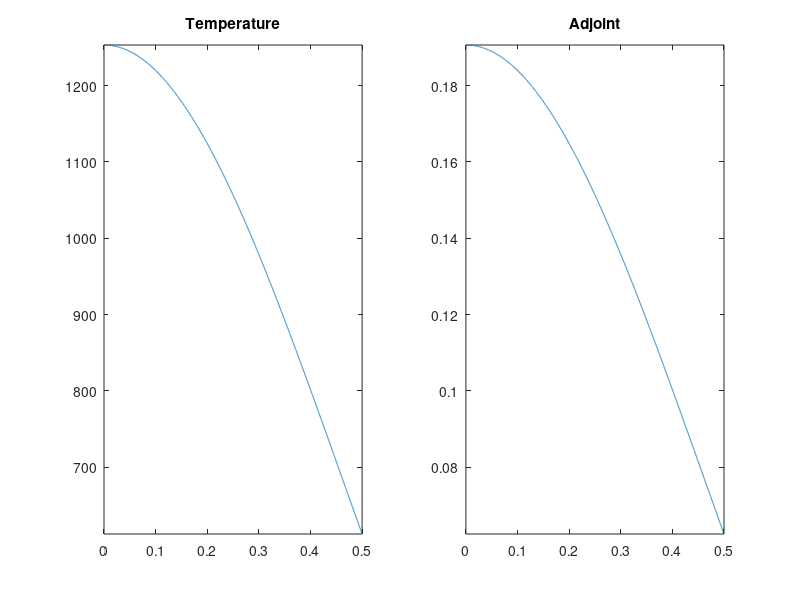

Here is the MATLAB script that generated this plot: (Note: this script raises an error after producing the figure.)
function hc_nonlinear_analytical
clc; close all;

% problem definition
% -d/dx (k(T) dT/dx) = q  with k(T)=a/(b+T)+c
% dTdx|_0=0 and -k.dTdx|_L=h(T(L)-T_inf)
L=0.5; q=10000; T_inf=300; h=16; a=2150; b=200;c=1.05*0; cond = @(T) a./(T+b)+c;
% region of interest
% direc at 0
% 
do_plot = true;

%%%%%%%%%%%%%%%%%%%%%%%%%%%%%%%%%%%%%%%%%%%%%%%%%%%%%%%%%%
% solve forward problem for unperturbed temperature
%%%%%%%%%%%%%%%%%%%%%%%%%%%%%%%%%%%%%%%%%%%%%%%%%%%%%%%%%%
% int_0^x (eq) = -k.dT/dx = qx  
%   ==> -k.dTdx|_L=qL=h(T(L)-T_inf) ==>  T(L)=(qL/h+T_inf)
% int_x^L (new.eq) => nonlinear solve: a Ln((b+T(x))/b+T_L) + c(T(x)-T_L) = q/2.(L^2-x^2)
%
T_L=q*L/h+T_inf;
%
if (abs(c)>eps)
    my_fun = @(T,x) a*log((b+T)/(b+T_L))+c*(T-T_L)-q/2*(L^2-x^2);
    x=linspace(0,L,1000);
    for i=1:length(x)
        T(i) = fsolve(@(T) my_fun(T,x(i)),T_L,optimoptions('fsolve','Display','off'));
    end
    plot(x,T);
    error('cannot continue with c/=0. no closed form for T(x)');
else
    fh_T = @(x) -b+(b+T_L)*exp(q/2/a*(L^2-x.^2));
    fh_dTdx = @(x) (-q*x)./(cond(fh_T(x)));
    % plot temperature
    if do_plot
        x=linspace(0,L,10000);
        figure(1); 
        subplot(1,2,1); plot(x,fh_T(x)); axis tight; title('Temperature');
%         subplot(1,2,2); plot(x,fh_dTdx(x)); axis tight; title('Temperature');
    end
end

% compute functional using forward solution
% qoi response. r is used in compute adjoint. fh_r is used for the QoI
% using fh_T. Always make sure that r and fh_r(x) are consistent!
x1=0; x2=L;
r=1/(x2-x1);
fh_r = @(x) (x<x1).*0 + (x>=x1&x<x2).*r + (x>=x2).*0;

J_for = integral(@(x) fh_T(x).*fh_r(x),x1,x2);

%%%%%%%%%%%%%%%%%%%%%%%%%%%%%%%%%%%%%%%%%%%%%%%%%%%%%%%%%%
% solve adjoint problem
%%%%%%%%%%%%%%%%%%%%%%%%%%%%%%%%%%%%%%%%%%%%%%%%%%%%%%%%%%
% -d/dx (k(T) dphi/dx) = r(x) = 1/L
% dphidx|_0=0 and -k.dTdx|_L=h(phi(L)-phi_inf)=h.phi(L)
%
% int_0^x (eq) = -k.dphi/dx = x/L
% int_x^L (new.eq) => phi(x) = phi(L) + int_x^L  x/k(T(x))/L 
% bc: -k(T(L))  dphidx|_L = 1 = h.phi(L)

phi_L = 1/h;
for i=1:length(x)
    phi(i) = phi_L + integral(@(x) x./(cond(fh_T(x)))/L, x(i),L);
end
% plot adjoint
if do_plot
    subplot(1,2,2); plot(x,phi); axis tight; title('Adjoint');
end
% compute functional using adjoint
int_phi = dot( (phi(1:end-1)+phi(2:end))/2 , diff(x) ); 
J_adj_vol = q * int_phi;
J_adj_rob = h*T_inf*phi_L;
J_adj = J_adj_vol + J_adj_rob;
%%%%%%%%%%%%%%%%%%%%%%%%%%%%%%%%%%%%%%%%%%%%%%%%%%%%%%%%%%
% QoI values
%%%%%%%%%%%%%%%%%%%%%%%%%%%%%%%%%%%%%%%%%%%%%%%%%%%%%%%%%%
fprintf('Unperturbed QoI values: \nForward %g\nAdjoint %g\n',J_for,J_adj);
fprintf('Splitting the adjoint values:\n\tvolume  \t%g\n\tRobin bc\t%g\n',...
    J_adj_vol,J_adj_rob);
% check if bc is verified...
-(phi(end)-phi(end-1))/(x(end)-x(end-1))*cond(fh_T(x(end)))-1
%%%%%%%%%%%%%%%%%%%%%%%%%%%%%%%%%%%%%%%%%%%%%%%%%%%%%%%%%%
% create perturbation 
%%%%%%%%%%%%%%%%%%%%%%%%%%%%%%%%%%%%%%%%%%%%%%%%%%%%%%%%%%
% save values
fh_T0 = fh_T; fh_dT0dx = fh_dTdx; J_for0 = J_for;
% save unperturbed parameters
k0=k; q0=q; h0=h; T_dir0=T_dir; T_inf0=T_inf;
% perturbed values
pert = 1e-1;
q     = q0     * (1 + pert*1); 
k     = k0     * (1 + pert*1);
h     = h0     * (1 + pert*1);
T_dir = T_dir0 * (1 + pert*1);
T_inf = T_inf0 * (1 + pert*1);
%
q1 = q-q0; h1 = h-h0; k1 = k-k0;
T_dir1=T_dir-T_dir0; T_inf1=T_inf-T_inf0;

%%%%%%%%%%%%%%%%%%%%%%%%%%%%%%%%%%%%%%%%%%%%%%%%%%%%%%%%%%
% solve forward problem for perturbed temperature
%%%%%%%%%%%%%%%%%%%%%%%%%%%%%%%%%%%%%%%%%%%%%%%%%%%%%%%%%%
[fh_T,fh_dTdx] = compute_temperature(a,b,k,q,T_dir,h,T_inf);
if do_plot
    subplot(1,2,1); hold all; plot(x,fh_T(x)); axis tight; hold off; 
end
J_for = integral(@(x) fh_T(x).*fh_r(x),x1,x2);
fprintf('\nPerturbed QoI values: \nForward %g\n',J_for);
% forward sensitivity
dJ_for = (J_for - J_for0)  ;
% verif
% [(J_for - J_for0) integral(@(x) T(x)-T0(x),x1,x2)]
%%%%%%%%%%%%%%%%%%%%%%%%%%%%%%%%%%%%%%%%%%%%%%%%%%%%%%%%%%
% adjoint-based sensitivity
%%%%%%%%%%%%%%%%%%%%%%%%%%%%%%%%%%%%%%%%%%%%%%%%%%%%%%%%%%
% sensivitiy due to heat source
dJ_adj_vol_src = q1 * integral(fh_phi,a,b);
% sensivitiy due to conductivity, first-order and exact
dJ_adj_vol_cond       = -k1 * integral(@(x) fh_dT0dx(x).*fh_dphidx(x),a,b);
dJ_adj_vol_cond_exact = -k1 * integral(@(x) fh_dTdx(x) .*fh_dphidx(x),a,b);
dJ_adj_dirichlet      = k0*fh_dphidx(a)*T_dir1;
dJ_adj_robin          = -h1*fh_T0(b)*fh_phi(b) + (h*T_inf-h0*T_inf0)*fh_phi(b);
dJ_adj_robin_exact    = -h1*fh_T(b) *fh_phi(b) + (h*T_inf-h0*T_inf0)*fh_phi(b);

dJ_adj       = dJ_adj_vol_src + dJ_adj_vol_cond       + dJ_adj_dirichlet +dJ_adj_robin      ;
dJ_adj_exact = dJ_adj_vol_src + dJ_adj_vol_cond_exact + dJ_adj_dirichlet +dJ_adj_robin_exact;

%%%%%%%%%%%%%%%%%%%%%%%%%%%%%%%%%%%%%%%%%%%%%%%%%%%%%%%%%%
% sensitivity values
%%%%%%%%%%%%%%%%%%%%%%%%%%%%%%%%%%%%%%%%%%%%%%%%%%%%%%%%%%
fprintf('Sensitivity values:\nForward: %g\n',dJ_for);
fprintf('Adjoint:\n');
fprintf('\tAll    \t\t%g\n',dJ_adj);
fprintf('\tAll E  \t\t%g\n',dJ_adj_exact);
fprintf('\tvol.src  \t%g\n',dJ_adj_vol_src);
fprintf('\tvol.cond \t%g\n',dJ_adj_vol_cond);
fprintf('\tvol.condE\t%g\n',dJ_adj_vol_cond_exact);
fprintf('\tDirichlet\t%g\n',dJ_adj_dirichlet);
fprintf('\tRobin bc \t%g\n',dJ_adj_robin);
fprintf('\tRobin bcE\t%g\n',dJ_adj_robin_exact);

return
end
%%%%%%%%%%%%%%%%%%%%%%%%%

function [fh_T,fh_dTdx] = compute_temperature(a,b,k,q,T_dir,h,T_inf)
% Problem statement: -d/dx(k.dT/dx) = q
%                    T(a) = T_dir
%                    -k.dT/dx|_b = h(T(b) - T_inf)
%
% Analytical solution:
%      T(x) = alpha (x-a)(x-b) + beta(x-b) + gamma
%      with alpha = -q/k/2

mat = [ (a-b) 1 ; k  h];
rhs = [T_dir;  q/2*(b-a) + h*T_inf];
coef = mat\rhs;

alpha = -q/k/2; beta = coef(1); gamma = coef(2);
% function handle for temperature
fh_T = @(x) alpha*(x-a).*(x-b) + beta*(x-b) + gamma;
% function handle for derivative of temperature
fh_dTdx = @(x) alpha*(2*x-a-b) + beta;

% varargout = cell(1,nargout);
% % function handle for T and dTdx
% varargout{1} = fh_T;
% varargout{2} = fh_dTdx;
% switch nargout
%     case {1,2}
%         % nothing to do
%     case 3
%         % value at x=a
%         varargout{3} = fh_T(b);
%     case 4
%         % value at x=b
%         varargout{3} = fh_T(b);
%         % value of derivative at at x=a
%         varargout{4} = alpha*(2*a-a-b)+beta;
%     otherwise
%         error('wrong nargout in compute T');
% end        

return
end
%%%%%%%%%%%%%%%%%%%%%%%%%

function [fh_phi, fh_dphidx] = compute_adjoint(a,b,x1,x2,k,r,phi_dir,h,phi_inf)
% Problem statement: -d/dx(k.dphi/dx) = r
%                    phi(a) = phi_dir
%                    -k.dphi/dx|_b = h(phi(b) - phi_inf)
%
% Analytical solution:
% if 3 regions (r(x).ne.0 only inside the domain [a,b]:
%    phi{1}(x) = alpha{1}(x-a) + beta{1}
%    phi{2}(x) = alpha{2}(x-x1)(x-x2) + beta{2}(x-x2) + gamma{2}
%    phi{3}(x) = alpha{3}(x-b) + beta{3}
% if 2 regions (case x1=a)
%    phi{1}(x) = alpha{1}(x-a)(x-x2) + beta{1}(x-a) + gamma{1}
%    phi{2}(x) = alpha{2}(x-b) + beta{2} 
% if 2 regions (case x2=b)
%    phi{1}(x) = alpha{1}(x-a) + beta{1}
%    phi{2}(x) = alpha{2}(x-x1)(x-b) + beta{2}(x-b) + gamma{2}
% if 1 region. same as solving for T routine

my_case='not_defined';

if ( abs(a-x1)<eps && abs(b-x2)<eps )
    my_case = 'both_bd';
end
if ( abs(a-x1)<eps && abs(b-x2)>eps )
    my_case = 'left_bd';
end
if ( abs(a-x1)>eps && abs(b-x2)<eps )
    my_case = 'right_bd';
end
if ( abs(a-x1)>eps && abs(b-x2)>eps )
    my_case = 'inside';
end
% fprintf('my case is %s\n',my_case);

% analytical solution
switch my_case
    case 'inside'
        % set up linear system
        mat = zeros(6,6); rhs = zeros(6,1);
        % coef = [ a1,b1,b2,g2,a3,b3]
        alpha2 = -r/k/2;
        % fill system
        % phi{1}(a) = phi_dir = beta{1}
        mat(1,2) = 1; rhs(1) = phi_dir;
        % -k dphi{3}dx(b) = h (phi{3}(b)-phi_inf)
        % - k a3 = h(b3-phi_inf)
        mat(2,5:6) = [k h ]; rhs(2) = h*phi_inf;
        % interfaces: values
        % phi{1}(x1) = phi{2}(x1)
        % a1(x1-a)+b1 = b2(x1-x2)+g2
        mat(3,1:4) = [(x1-a) 1 -(x1-x2) -1];
        % phi{2}(x2) = phi{3}(x2)
        % g2 = a3(x2-b) +b3
        mat(4,4:6) = [1 -(x2-b) -1];
        % interfaces: derivatives
        % a1 = a2(2x-x1-x2)+b2
        mat(5,1) = 1; mat(5,3) = -1; rhs(5)= alpha2*(x1-x2);
        % a3 = a2(2x-x1-x2)+b2
        mat(6,5) = 1; mat(6,3) = -1; rhs(6)=-alpha2*(x1-x2);
        % solve system
        coef = mat\rhs;
        % assgin coefficients
        alpha1 = coef(1);
        beta1  = coef(2);
        beta2  = coef(3);
        gamma2 = coef(4);
        alpha3 = coef(5);
        beta3  = coef(6);
        % define solution per region
        phi{1} = @(x) alpha1*(x-a) + beta1;
        phi{2} = @(x) alpha2*(x-x1).*(x-x2) + beta2*(x-x2) + gamma2;
        phi{3} = @(x) alpha3*(x-b) + beta3;
        % create full-domain solution
        fh_phi = @(x) (x<x1).*phi{1}(x) + (x>=x1&x<x2).* phi{2}(x) + (x>=x2).*phi{3}(x);
        % define solution derivative per region
        dphi{1} = @(x) alpha1;
        dphi{2} = @(x) alpha2*(2*x-x1-x2) + beta2;
        dphi{3} = @(x) alpha3;
        % create full-domain solution
        fh_dphidx = @(x) (x<x1).*dphi{1}(x) + (x>=x1&x<x2).* dphi{2}(x) + (x>=x2).*dphi{3}(x);
        
    case 'left_bd'
        % set up linear system
        mat = zeros(4,4); rhs = zeros(4,1);
        % coef = [ b1,g1,a2,b2]
        alpha1 = -r/k/2;
        % fill system
        % phi{1}(a) = phi_dir = gamma{1}
        mat(1,2) = 1; rhs(1) = phi_dir;
        % -k dphi{2}dx(b) = h (phi{2}(b)-phi_inf)
        % - k a2 = h(b2-phi_inf)
        mat(2,3:4) = [k h ]; rhs(2) = h*phi_inf;
        % interfaces: values
        % phi{1}(x2) = phi{2}(x2)
        % b1(x2-a)+g1 = a2(x2-b)+b2
        mat(3,1:4) = [(x2-a) 1 -(x2-b) -1];
        % interfaces: derivative at x2
        % a1(2x-a-x2)+b1 = a1(x2-a)+b1 = a2
        mat(4,1) = 1; mat(4,3) = -1; rhs(4)= -alpha1*(x2-a);
        % solve system
        coef = mat\rhs;
        % assgin coefficients
        beta1  = coef(1);
        gamma1 = coef(2);
        alpha2 = coef(3);
        beta2  = coef(4);
        % define solution per region
        phi{1} = @(x) alpha1*(x-a).*(x-x2) + beta1*(x-a) + gamma1;
        phi{2} = @(x) alpha2*(x-b) + beta2;
        % create full-domain solution
        fh_phi = @(x) (x<x2).*phi{1}(x)  + (x>=x2).*phi{2}(x);
        % define solution derivative per region
        dphi{1} = @(x) alpha1*(2*x-a-x2) + beta1;
        dphi{2} = @(x) alpha2;
        % create full-domain solution
        fh_dphidx = @(x) (x<x2).*dphi{1}(x) + (x>=x2).*dphi{2}(x);
        
    case 'right_bd'
%    phi{1}(x) = alpha{1}(x-a) + beta{1}
%    phi{2}(x) = alpha{2}(x-x1)(x-b) + beta{2}(x-b) + gamma{2}
       % set up linear system
        mat = zeros(4,4); rhs = zeros(4,1);
        % coef = [ a1,b1,b2,g2]
        alpha2 = -r/k/2;
        % fill system
        % phi{1}(a) = phi_dir = beta{1}
        mat(1,2) = 1; rhs(1) = phi_dir;
        % -k dphi{2}dx(b) = h (phi{2}(b)-phi_inf)
        % - k(a2(2x-x1-b)+b2) = h(g2-phi_inf)
        mat(2,3:4) = [k h ]; rhs(2) = -k*alpha2*(b-x1) + h*phi_inf;
        % interfaces: values
        % phi{1}(x1) = phi{2}(x1)
        % a1(x1-a)+b1 = b2(x1-b)+g2
        mat(3,1:4) = [(x1-a) 1 -(x1-b) -1];
        % interfaces: derivatives at x1
        % a1 = a2(2x-x1-b)+b2 = a2(x1-b)+b2
        mat(4,1) = 1; mat(4,3) = -1; rhs(4)= alpha2*(x1-b);
        % solve system
        coef = mat\rhs;
        % assgin coefficients
        alpha1 = coef(1);
        beta1  = coef(2);
        beta2  = coef(3);
        gamma2 = coef(4);
        % define solution per region
        phi{1} = @(x) alpha1*(x-a) + beta1;
        phi{2} = @(x) alpha2*(x-x1).*(x-b) + beta2*(x-b) + gamma2;
        % create full-domain solution
        fh_phi = @(x) (x<x1).*phi{1}(x)  + (x>=x1).*phi{2}(x);
        % define solution derivative per region
        dphi{1} = @(x) alpha1;
        dphi{2} = @(x) alpha2*(2*x-x1-b);
        % create full-domain solution
        fh_dphidx = @(x) (x<x1).*dphi{1}(x) + (x>=x1).*dphi{2}(x);
                
    case 'both_bd'
        [fh_phi, fh_dphidx] = compute_temperature(a,b,k,r,phi_dir,h,phi_inf);
    otherwise
        error('unknown case %s',my_case);
end

return
end
%%%%%%%%%%%%%%%%%%%%%%%%%
